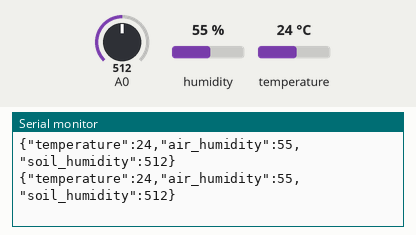
The sketch below on a simulated Arduino Uno, built with avr-gcc and run on an emulated ATmega328P. Parts: the last lines printed to the serial monitor. Inputs (shaded band) come from the test bench; at power-on: humidity 55 %, A0 = 512, temperature 24 °C.

Above: at 10.8 s.
10.9 s: humidity set to 22 %
At 15.9 s:
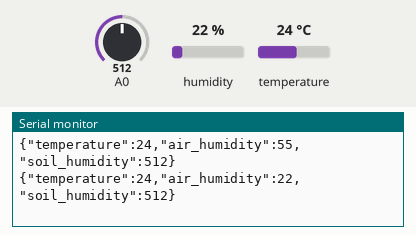
18.4 s: A0 set to 716
At 20.7 s:
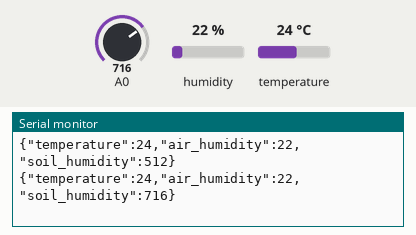
25.9 s: temperature set to 12 °C
At 31.4 s:
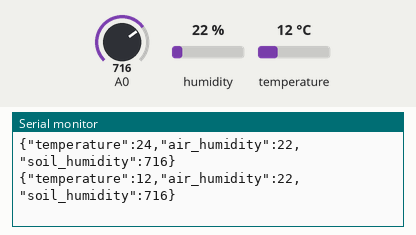
33.4 s: A0 set to 900
At 36.2 s:
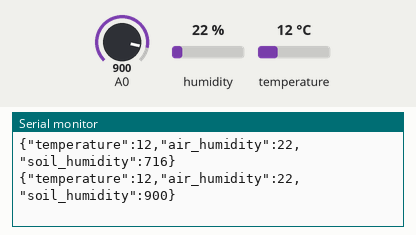
40.9 s: humidity set to 40 %
At 45.8 s:
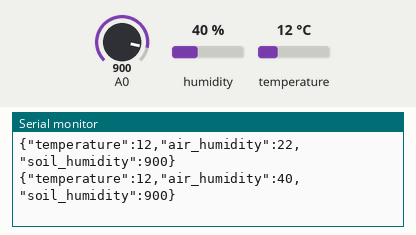
Timing chart, 0 to 47.3 s (numbered marks = the images above; inputs shaded):
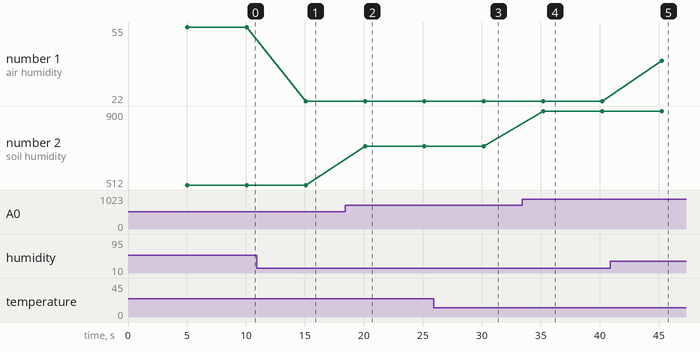

The sketch:

plantitas.ino
```cpp
#include "Arduino.h"
#include "DHT.h"
#include <ArduinoJson.h>

#define DPIN 4        //Pin to connect DHT sensor (GPIO number) D2
#define DTYPE DHT11   // Define DHT 11 or DHT22 sensor type

DHT dht(DPIN,DTYPE);

void setup() {
  pinMode(A0, INPUT);
  Serial.begin(9600);
  dht.begin();
}

void loop() {
  delay(5000);

  float tc = dht.readTemperature(false);  //Read temperature in C
  // float tf = dht.readTemperature(true);   //Read Temperature in F
  float hu = dht.readHumidity();          //Read Humidity
  int mst = analogRead(A0);

  // Create a JSON object
  StaticJsonDocument<200> doc;
  doc["temperature"] = tc;
  doc["air_humidity"] = hu;
  doc["soil_humidity"] = mst;

  // Serialize JSON to a string
  char jsonStr[200];
  serializeJson(doc, jsonStr);

  // Send JSON string over Serial
  Serial.println(jsonStr);
}
```

Measured:
- after the input at 10.9 s, the serial monitor: prints a new line after 4.2 s (image 1)
- after the input at 18.4 s, the serial monitor: prints a new line after 1.7 s (image 2)
- after the input at 25.9 s, the serial monitor: prints a new line after 4.3 s (image 3)
- after the input at 33.4 s, the serial monitor: prints a new line after 1.8 s (image 4)
- after the input at 40.9 s, the serial monitor: prints a new line after 4.3 s (image 5)
- plotted number 1: 55 → 22 after the input at 10.9 s, 22 → 40 after the input at 40.9 s
- plotted number 2: 512 → 716 after the input at 18.4 s, 716 → 900 after the input at 33.4 s
